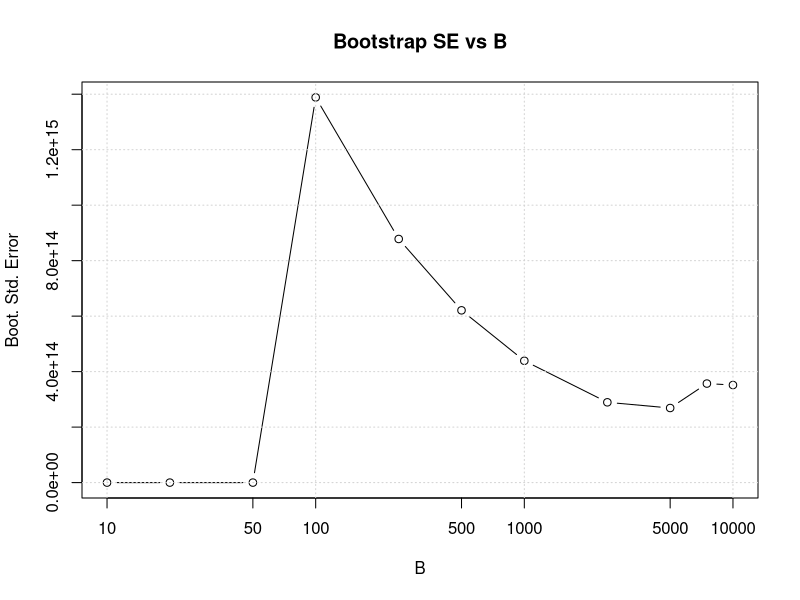
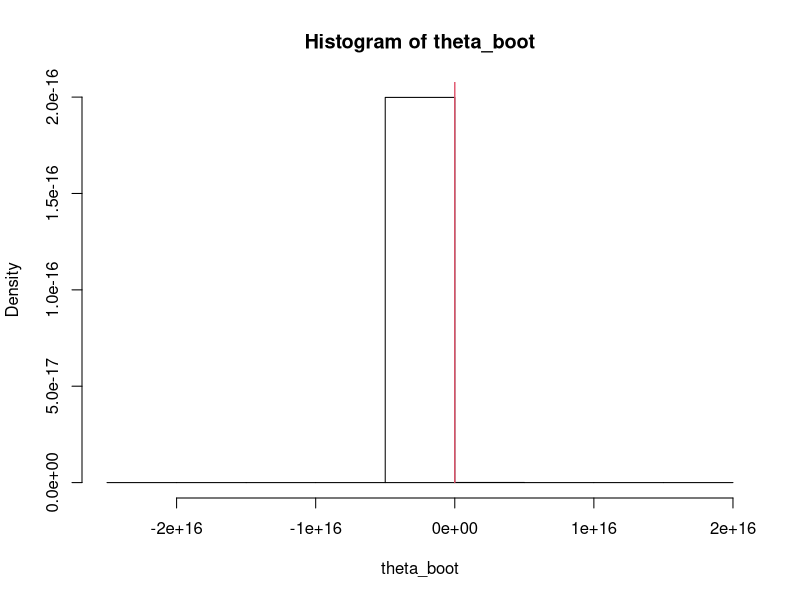

Here is the R script that generated these plots, in order:
## Question 3
##------------------------------------------------
ID<-c(1:10)
x1<-c(0.8,-1.23,1.25,-0.28,-0.03,0.61,1.43,-0.54,-0.35,-1.60)
x2<-c(0.64,-1.69,1.47,-0.14,-0.18,0.43,1.61,-0.31,-0.38,-1.82)
(q3.df <- data.frame(ID,x1,x2))

# 3.1 --------------------------------------
# Calculate the means
(mean_x1 <- mean(q3.df$x1))
(mean_x2 <- mean(q3.df$x2))

(theta.obs <- mean_x1 / mean_x2)


# Classical method for standard error
classical_se <- function(x1, x2) {
  n <- length(x1)
  mean_x1 <- mean(x1)
  mean_x2 <- mean(x2)
  
  var_x1 <- var(x1)
  var_x2 <- var(x2)
  
  se <- sqrt((1 / mean_x2)^2 * (var_x1 / n) + 
               (-mean_x1 / mean_x2^2)^2 * (var_x2 / n))
  se
}

# Calculate classical SE
classical_se(x1, x2)



### 3.2 ----------------------------------------------------
## Non-parameteric bootstrap 
# Define the dataset
ID <- c(1:10)
x1 <- c(0.8, -1.23, 1.25, -0.28, -0.03, 0.61, 1.43, -0.54, -0.35, -1.60)
x2 <- c(0.64, -1.69, 1.47, -0.14, -0.18, 0.43, 1.61, -0.31, -0.38, -1.82)

# Calculate the ratio statistic
theta_hat <- function(x1, x2) {
  mean(x1) / mean(x2)
}

theta_hat(x1, x2)

# Bootstrap standard error function
bootstrap_se <- function(x1, x2, B) {
  set.seed(2025)
  n <- length(x1)
  theta_boot <- numeric(B)
  for (b in 1:B) {
    # Resample with replacement
    indices <- sample(1:n, size = n, replace = TRUE)
    x1_sample <- x1[indices]
    x2_sample <- x2[indices]
    
    # Check for mean(x2) != 0
    if (mean(x2_sample) != 0) {
      theta_boot[b] <- theta_hat(x1_sample, x2_sample)
    } else {
      theta_boot[b] <- NA  # Assign NA if mean(x2) = 0
    }
  }
  #sd(na.omit(theta_boot))/sqrt(n)
  sqrt(var(na.omit(theta_boot)))
}

bootstrap_B <- c(10, 20, 50, 100, 250, 500, 1000, 2500, 5000, 7500, 10000)
(bootstrap_se_values <- sapply(bootstrap_B, function(B) bootstrap_se(x1, x2, B)))

# Combine results
(results <- data.frame(B = bootstrap_B, Bootstrap_SE = bootstrap_se_values))

# Plot Bootstrap SE vs B
plot(results$B, results$Bootstrap_SE, type = "b", log = "x",
     xlab = "B", ylab = "Boot. Std. Error",
     main = "Bootstrap SE vs B")
grid()

###--------
# n<-length(x1)
# B<-1000
# index<-c(1:n)
# theta.boot<-c(1:B)
# for(i in 1:B)
# {   
#   i.boot<-sample(index, size=n, replace=T)
#   x1.boot<-y[i.boot]
#   x2.boot<-z[i.boot]
#   theta.boot[i]<-mean(x1.boot)/mean(x2.boot)
# } 
# 
# (se.boot <- sqrt( ((n-1)/n)*sum((theta.boot-mean(theta.boot))^2) ))


##--------Jacknife --------------------------------------------------------

(n <- length(x1))
m.jack <- c(1:n)

for(i in 1:n) {
  cat(i)
  x1.jack <- x1[ - c(i)]
  x2.jack <- x2[ - c(i)]
  m.jack[i] <- mean(x2.jack)/mean(x1.jack)
}
mean(m.jack)
# for bias
(n - 1) * (mean(m.jack) - theta.obs) # 5.819458
# for standard error
(se.jack <- sqrt( ((n-1)/n)*sum((m.jack-mean(m.jack))^2) )) # 3.400245


### 3.3 ---------------------------------------------------------------
# bootstrap confidence interval
bootstrap_ci <- function(x1, x2, B, seed = NULL) {
  if (!is.null(seed)) set.seed(seed)
  
  n <- length(x1)
  theta_boot <- numeric(B)
  
  for (b in 1:B) {
    indices <- sample(1:n, size = n, replace = TRUE)
    x1_sample <- x1[indices]
    x2_sample <- x2[indices]
    
    if (mean(x2_sample) != 0) {
      theta_boot[b] <- mean(x1_sample) / mean(x2_sample)
    } else {
      theta_boot[b] <- NA 
    }
  }
  
  theta_boot <- na.omit(theta_boot)
  
  # 95% CI using the quantile method
  ci_lower <- quantile(theta_boot, probs = 0.025)
  ci_upper <- quantile(theta_boot, probs = 0.975)
  
  list(CI = c(ci_lower, ci_upper), Bootstrap_Estimates = theta_boot)
}

result <- bootstrap_ci(x1, x2, B = 10000, seed = 123)

# Print the confidence interval
print(result$CI)



#######===3.3 ======================================
# Confidence interval using bootstrap estimates
# Data
x1 <- c(0.8, -1.23, 1.25, -0.28, -0.03, 0.61, 1.43, -0.54, -0.35, -1.60)
x2 <- c(0.64, -1.69, 1.47, -0.14, -0.18, 0.43, 1.61, -0.31, -0.38, -1.82)

bootstrap_ci <- function(x1, x2, B) {
  set.seed(2523)  # Set seed if provided
  n <- length(x1)
  theta_boot <- numeric(B)
  
  for (b in 1:B) {
    indices <- sample(1:n, size = n, replace = TRUE)
    x1_sample <- x1[indices]
    x2_sample <- x2[indices]
    
    # Check for mean(x2) != 0
    if (mean(x2_sample) != 0) {
      theta_boot[b] <- mean(x1_sample) / mean(x2_sample)
    } else {
      theta_boot[b] <- NA  # Assign NA if mean(x2) = 0
    }
  }
  
  theta_boot <- na.omit(theta_boot)
  
  ci <- quantile(theta_boot, probs = c(0.025, 0.975))
  
  return(list(CI = ci, Bootstrap_Estimates = theta_boot))
}

result <- bootstrap_ci(x1, x2, B = 10000)
print(result$CI)  #[-1.526465, 3.263691]

### following prof code ------------------------------------
n <- length(x1)
set.seed(2025)
B = 10000
theta_boot<-c(1:B)

for (b in 1:B) {
  # Resample with replacement
  indices <- sample(1:n, size = n, replace = TRUE)
  x1_sample <- x1[indices]
  x2_sample <- x2[indices]
  theta_boot[b] <- mean(x1_sample) / mean(x2_sample)
}

t.up<-quantile(theta_boot,probs=c(0.95))
t.lo<-quantile(theta_boot,probs=c(0.05))
c(t.up,t.lo)   # [0.3089561, 2.0500424]

hist(theta_boot,nclass=10,col=0,probability=TRUE)
lines(c(t.up,t.up),c(0,20),col=2)
lines(c(t.lo,t.lo),c(0,10),col=2)


########=================================

#### 3.4 ------------------------------------------------------------------
# Hypothesis test using bootstrap
# Data
x1 <- c(0.8, -1.23, 1.25, -0.28, -0.03, 0.61, 1.43, -0.54, -0.35, -1.60)
x2 <- c(0.64, -1.69, 1.47, -0.14, -0.18, 0.43, 1.61, -0.31, -0.38, -1.82)

# Observed theta
theta.obs <- mean(x1) / mean(x2)

# Transform x2 under H0 to ensure theta = 1
x2.null <- x2 * (mean(x1) / mean(x2))
x2.null

#mean(x1) / mean(x2.null)

# Bootstrap procedure
n <- length(x1)
B = 10000
theta.boot <- c(1:B)

set.seed(2025)

#bootstrap_test <- function(x1, x2.null) {
  for (b in 1:B) {
    indices <- sample(1:n, size = n, replace = TRUE)
    x1.boot <- x1[indices]
    x2.boot <- x2.null[indices]
    theta.boot[b] <- mean(x1.boot) / mean(x2.boot)
  }
#}

#(pmc <- (1+sum(abs(theta.boot) >= abs(theta.obs)))/(B+1))
(pmc <- (1+sum(theta.boot >= theta.obs))/(B+1))

